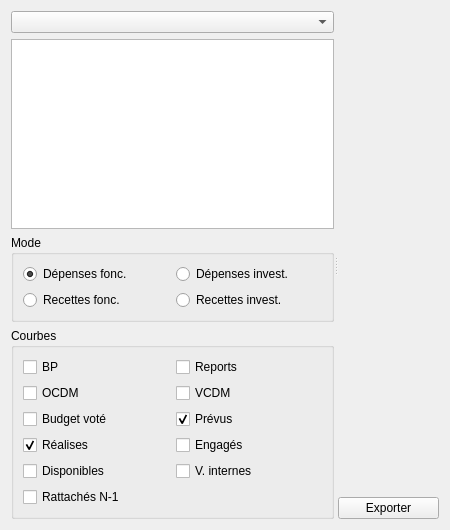
<?xml version="1.0" encoding="UTF-8"?>
<ui version="4.0">
 <class>FormReportingGraphics</class>
 <widget class="QWidget" name="FormReportingGraphics">
  <property name="geometry">
   <rect>
    <x>0</x>
    <y>0</y>
    <width>450</width>
    <height>530</height>
   </rect>
  </property>
  <property name="windowTitle">
   <string>Graphiques de reportings</string>
  </property>
  <layout class="QHBoxLayout" name="horizontalLayout">
   <item>
    <widget class="QSplitter" name="splitter">
     <property name="orientation">
      <enum>Qt::Horizontal</enum>
     </property>
     <widget class="QWidget" name="layoutWidget">
      <layout class="QVBoxLayout" name="verticalLayout">
       <item>
        <widget class="QComboBox" name="comboListOfReportings"/>
       </item>
       <item>
        <widget class="QTreeView" name="treeView">
         <property name="editTriggers">
          <set>QAbstractItemView::NoEditTriggers</set>
         </property>
         <property name="headerHidden">
          <bool>true</bool>
         </property>
        </widget>
       </item>
       <item>
        <widget class="QGroupBox" name="groupBox">
         <property name="title">
          <string>Mode</string>
         </property>
         <layout class="QGridLayout" name="gridLayout">
          <item row="0" column="0">
           <widget class="QRadioButton" name="radioButtonDF">
            <property name="text">
             <string>Dépenses fonc.</string>
            </property>
            <property name="checked">
             <bool>true</bool>
            </property>
           </widget>
          </item>
          <item row="0" column="1">
           <widget class="QRadioButton" name="radioButtonRF">
            <property name="text">
             <string>Dépenses invest.</string>
            </property>
           </widget>
          </item>
          <item row="1" column="0">
           <widget class="QRadioButton" name="radioButtonDI">
            <property name="text">
             <string>Recettes fonc.</string>
            </property>
           </widget>
          </item>
          <item row="1" column="1">
           <widget class="QRadioButton" name="radioButtonRI">
            <property name="text">
             <string>Recettes invest.</string>
            </property>
           </widget>
          </item>
         </layout>
        </widget>
       </item>
       <item>
        <widget class="QGroupBox" name="groupBoxGraphs">
         <property name="title">
          <string>Courbes</string>
         </property>
         <layout class="QGridLayout" name="gridLayout_2">
          <item row="0" column="1">
           <widget class="QCheckBox" name="checkBoxReports">
            <property name="text">
             <string>Reports</string>
            </property>
           </widget>
          </item>
          <item row="2" column="1">
           <widget class="QCheckBox" name="checkBoxPrevus">
            <property name="text">
             <string>Prévus</string>
            </property>
            <property name="checked">
             <bool>true</bool>
            </property>
           </widget>
          </item>
          <item row="5" column="1">
           <widget class="QCheckBox" name="checkBoxVInternes">
            <property name="text">
             <string>V. internes</string>
            </property>
           </widget>
          </item>
          <item row="4" column="0">
           <widget class="QCheckBox" name="checkBoxRealises">
            <property name="text">
             <string>Réalises</string>
            </property>
            <property name="checked">
             <bool>true</bool>
            </property>
           </widget>
          </item>
          <item row="4" column="1">
           <widget class="QCheckBox" name="checkBoxEngages">
            <property name="text">
             <string>Engagés</string>
            </property>
           </widget>
          </item>
          <item row="5" column="0">
           <widget class="QCheckBox" name="checkBoxDisponibles">
            <property name="text">
             <string>Disponibles</string>
            </property>
           </widget>
          </item>
          <item row="0" column="0">
           <widget class="QCheckBox" name="checkBoxBP">
            <property name="text">
             <string>BP</string>
            </property>
           </widget>
          </item>
          <item row="1" column="1">
           <widget class="QCheckBox" name="checkBoxVCDM">
            <property name="text">
             <string>VCDM</string>
            </property>
           </widget>
          </item>
          <item row="1" column="0">
           <widget class="QCheckBox" name="checkBoxOCDM">
            <property name="text">
             <string>OCDM</string>
            </property>
           </widget>
          </item>
          <item row="2" column="0">
           <widget class="QCheckBox" name="checkBoxBudgetVote">
            <property name="text">
             <string>Budget voté</string>
            </property>
           </widget>
          </item>
          <item row="6" column="0">
           <widget class="QCheckBox" name="checkBoxRattachesN1">
            <property name="text">
             <string>Rattachés N-1</string>
            </property>
           </widget>
          </item>
         </layout>
        </widget>
       </item>
      </layout>
     </widget>
     <widget class="QWidget" name="layoutWidget">
      <layout class="QVBoxLayout" name="verticalLayout_2">
       <item>
        <widget class="QCustomPlot" name="plot" native="true"/>
       </item>
       <item>
        <widget class="QPushButton" name="pushButtonExportPlot">
         <property name="text">
          <string>Exporter</string>
         </property>
        </widget>
       </item>
      </layout>
     </widget>
    </widget>
   </item>
  </layout>
 </widget>
 <customwidgets>
  <customwidget>
   <class>QCustomPlot</class>
   <extends>QWidget</extends>
   <header>QCustomPlot/qcustomplot.h</header>
   <container>1</container>
  </customwidget>
 </customwidgets>
 <resources/>
 <connections/>
</ui>
